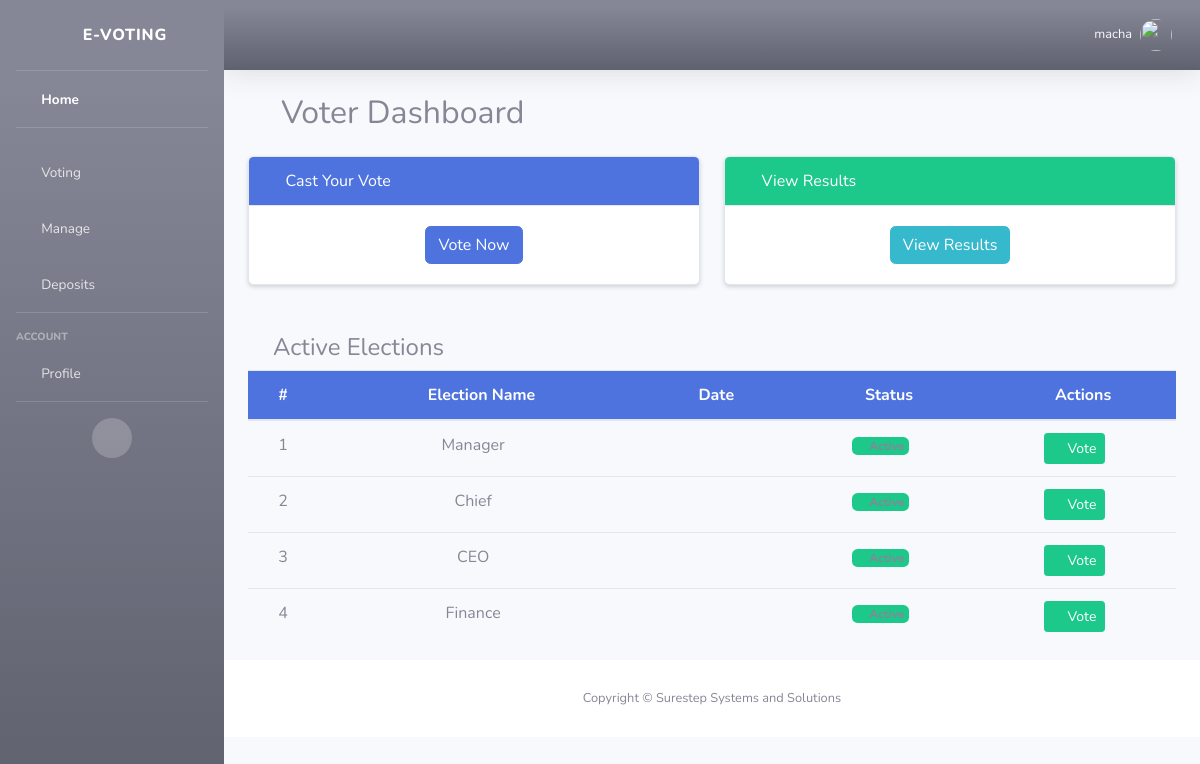
The page /voter_dashboard (signed in) on the database as committed earlier.
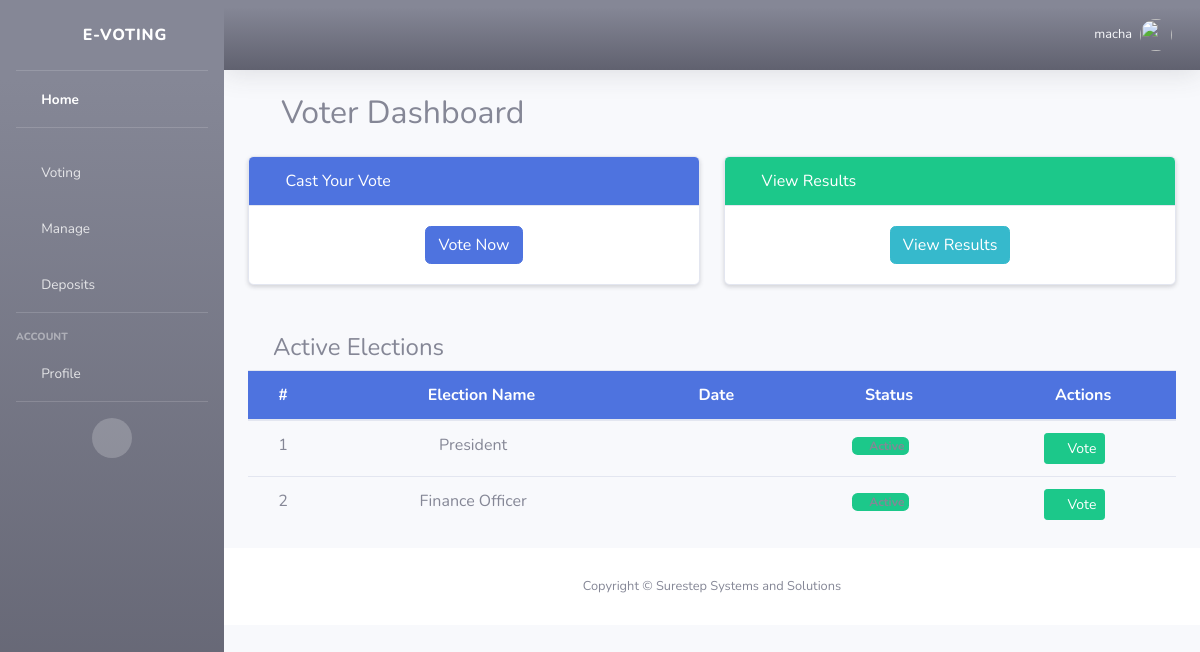
The same page on the database as committed later.
### webapp/models.py (models this page shows, shortened)
class Election(models.Model):
    STATUS_CHOICES = [
        ('pending', 'Pending'),
        ('active', 'Active'),
    ]
    name = models.CharField(max_length=255, unique=True)
    date = models.DateField()
    created_at = models.DateTimeField(default=timezone.now)
    status = models.CharField(max_length=10, choices=STATUS_CHOICES, default='pending')

### webapp/views.py (the view)
# urls.py: path("voter_dashboard", views.voter_dashboard, name='voter_dashboard'),
@login_required
def voter_dashboard(request):
    elections = Election.objects.filter(status="active")
    return render(request, "voter_dashboard.html", {"elections": elections})

### webapp/templates/voter_dashboard.html (shortened to what this page needs)
{% extends 'base.html' %}
{% load static %}
{% block content %}
<div class="container mt-4">
    <h2 class="mb-4"><i class="fas fa-user"></i> Voter Dashboard</h2>
    <div class="row">
        <div class="col-md-6">
            <div class="card shadow-sm">
                <div class="card-header bg-primary text-white"><i class="fas fa-vote-yea"></i> Cast Your Vote</div>
                <div class="card-body text-center">
                    <a href="{% url 'vote' %}" class="btn btn-primary">Vote Now</a>
                </div>
            </div>
        </div>
        <div class="col-md-6">
            <div class="card shadow-sm">
                <div class="card-header bg-success text-white"><i class="fas fa-chart-bar"></i> View Results</div>
                <div class="card-body text-center">
                    <a href="{% url 'result' %}" class="btn btn-info">View Results</a>
                </div>
            </div>
        </div>
    </div>
    <h4 class="mt-5"><i class="fas fa-chart-line"></i> Active Elections</h4>
    <div class="table-responsive">
        <table class="table table-hover text-center align-middle">
            <thead class="bg-primary text-white">
                <tr>
                    <th>#</th>
                    <th><i class="fas fa-poll"></i> Election Name</th>
                    <th><i class="fas fa-calendar-alt"></i> Date</th>
                    <th><i class="fas fa-info-circle"></i> Status</th>
                    <th><i class="fas fa-tools"></i> Actions</th>
                </tr>
            </thead>
            <tbody>
                {% for election in elections %}
                <tr>
                    <td>{{ forloop.counter }}</td>
                    <td>{{ election.name }}</td>
                    <td>{{ election.election_date }}</td>
                    <td>
                        {% if election.status == 'pending' %}
                        <span class="badge bg-warning text-dark"><i class="fas fa-clock"></i> Pending</span>
                        {% elif election.status == 'active' %}
                        <span class="badge bg-success"><i class="fas fa-check-circle"></i> Active</span>
                        {% else %}
                        <span class="badge bg-secondary"><i class="fas fa-flag-checkered"></i> Completed</span>
                        {% endif %}
                    </td>
                    <td>
                        {% if election.status == 'active' %}
                        <a href="{% url 'vote' %}?id={{ election.id }}" class="btn btn-success btn-sm">
                            <i class="fas fa-edit"></i> Vote
                        </a>
                        {% else %}
                        <button class="btn btn-secondary btn-sm" disabled>
                            <i class="fas fa-ban"></i> Closed
                        </button>
                        {% endif %}
                    </td>
                </tr>
                {% empty %}
                <tr>
                    <td colspan="5" class="text-center text-muted">
                        <i class="fas fa-info-circle"></i> No active elections.
                    </td>
                </tr>
                {% endfor %}
            </tbody>
        </table>
    </div>
</div>
{% endblock %}

Rows that differ between the two databases and show on the page:
removed Election: name "Manager", status "active" (drawn)
removed Election: name "Chief", status "active" (drawn)
removed Election: name "CEO", status "active" (drawn)
removed Election: name "Finance", status "active" (drawn)
added Election: name "President", status "active" (drawn)
added Election: name "Finance Officer", status "active" (drawn)
